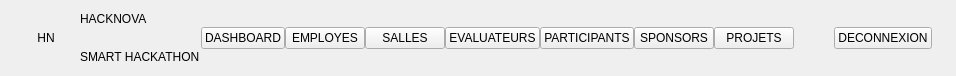
             <widget class="QFrame" name="frameNavbar">
              <property name="minimumSize">
               <size>
                <width>0</width>
                <height>76</height>
               </size>
              </property>
              <property name="maximumSize">
               <size>
                <width>16777215</width>
                <height>76</height>
               </size>
              </property>
              <layout class="QHBoxLayout" name="navbarLayout">
               <property name="spacing">
                <number>0</number>
               </property>
               <property name="leftMargin">
                <number>24</number>
               </property>
               <property name="topMargin">
                <number>0</number>
               </property>
               <property name="rightMargin">
                <number>24</number>
               </property>
               <property name="bottomMargin">
                <number>0</number>
               </property>
               <item>
                <widget class="QLabel" name="labelNavLogo">
                 <property name="minimumSize">
                  <size>
                   <width>44</width>
                   <height>44</height>
                  </size>
                 </property>
                 <property name="maximumSize">
                  <size>
                   <width>44</width>
                   <height>44</height>
                  </size>
                 </property>
                 <property name="text">
                  <string>HN</string>
                 </property>
                 <property name="alignment">
                  <set>Qt::AlignmentFlag::AlignCenter</set>
                 </property>
                </widget>
               </item>
               <item>
                <layout class="QVBoxLayout" name="brandLayout">
                 <property name="spacing">
                  <number>0</number>
                 </property>
                 <property name="leftMargin">
                  <number>12</number>
                 </property>
                 <item>
                  <widget class="QLabel" name="labelNavBrand">
                   <property name="text">
                    <string>HACKNOVA</string>
                   </property>
                  </widget>
                 </item>
                 <item>
                  <widget class="QLabel" name="labelNavSub">
                   <property name="text">
                    <string>SMART HACKATHON</string>
                   </property>
                  </widget>
                 </item>
                </layout>
               </item>
               <item>
                <widget class="QFrame" name="frameNavSeparator">
                 <property name="minimumSize">
                  <size>
                   <width>1</width>
                   <height>40</height>
                  </size>
                 </property>
                 <property name="maximumSize">
                  <size>
                   <width>1</width>
                   <height>40</height>
                  </size>
                 </property>
                </widget>
               </item>
               <item>
                <widget class="QPushButton" name="navDashboardDashboard">
                 <property name="cursor">
                  <cursorShape>PointingHandCursor</cursorShape>
                 </property>
                 <property name="text">
                  <string>DASHBOARD</string>
                 </property>
                </widget>
               </item>
               <item>
                <widget class="QPushButton" name="navEmployesDashboard">
                 <property name="cursor">
                  <cursorShape>PointingHandCursor</cursorShape>
                 </property>
                 <property name="text">
                  <string>EMPLOYES</string>
                 </property>
                </widget>
               </item>
               <item>
                <widget class="QPushButton" name="navSallesDashboard">
                 <property name="cursor">
                  <cursorShape>PointingHandCursor</cursorShape>
                 </property>
                 <property name="text">
                  <string>SALLES</string>
                 </property>
                </widget>
               </item>
               <item>
                <widget class="QPushButton" name="navEvaluateursDashboard">
                 <property name="cursor">
                  <cursorShape>PointingHandCursor</cursorShape>
                 </property>
                 <property name="text">
                  <string>EVALUATEURS</string>
                 </property>
                </widget>
               </item>
               <item>
                <widget class="QPushButton" name="navParticipantsDashboard">
                 <property name="cursor">
                  <cursorShape>PointingHandCursor</cursorShape>
                 </property>
                 <property name="text">
                  <string>PARTICIPANTS</string>
                 </property>
                </widget>
               </item>
               <item>
                <widget class="QPushButton" name="navSponsorsDashboard">
                 <property name="cursor">
                  <cursorShape>PointingHandCursor</cursorShape>
                 </property>
                 <property name="text">
                  <string>SPONSORS</string>
                 </property>
                </widget>
               </item>
               <item>
                <widget class="QPushButton" name="navProjetsDashboard">
                 <property name="cursor">
                  <cursorShape>PointingHandCursor</cursorShape>
                 </property>
                 <property name="text">
                  <string>PROJETS</string>
                 </property>
                </widget>
               </item>
               <item>
                <spacer name="navbarSpacer">
                 <property name="orientation">
                  <enum>Qt::Orientation::Horizontal</enum>
                 </property>
                 <property name="sizeHint" stdset="0">
                  <size>
                   <width>40</width>
                   <height>20</height>
                  </size>
                 </property>
                </spacer>
               </item>
               <item>
                <widget class="QPushButton" name="navDeconnexionDashboard">
                 <property name="cursor">
                  <cursorShape>PointingHandCursor</cursorShape>
                 </property>
                 <property name="text">
                  <string>DECONNEXION</string>
                 </property>
                </widget>
               </item>
              </layout>
             </widget>
